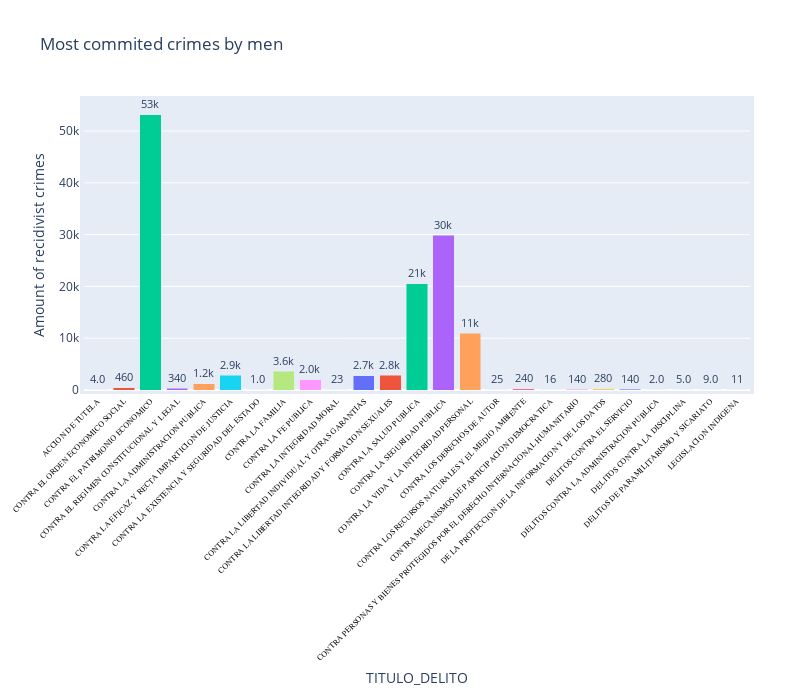

Notebook code for this chart:
### Code cell
fig = px.bar(df_genero[df_genero["GENERO"]=="MASCULINO"], x='TITULO_DELITO', y='INTERNOEN',
             hover_data=['TITULO_DELITO'], color='TITULO_DELITO',
             labels={'INTERNOEN':'Amount of recidivist crimes'}, height=400, barmode='stack', text="INTERNOEN")
fig.update_traces(texttemplate='%{text:.2s}', textposition='outside')
fig.update_layout(uniformtext_minsize=6, uniformtext_mode='hide', xaxis_tickangle=-45, showlegend=False, autosize=False,
                 width=800, height=700, margin=dict(l=50, r=50, b=100, t=100, pad=4 ),
                  title="Most commited crimes by men",
                 )
fig.update_xaxes( tickfont=dict(family='Rockwell', color='black', size=8)) #tickangle=45,

fig.show()

### Figure 1 — Plotly figure (JSON) as saved in the notebook; plotly's stock layout.template omitted (floating-point values rounded to 4 significant figures)
{"data": [{"alignmentgroup": "True", "customdata": [["ACCION DE TUTELA"]], "hovertemplate": "TITULO_DELITO=%{customdata[0]}<br>Amount of recidivist crimes=%{text}<extra></extra>", "legendgroup": "ACCION DE TUTELA", "marker": {"color": "#636efa"}, "name": "ACCION DE TUTELA", "offsetgroup": "ACCION DE TUTELA", "orientation": "v", "showlegend": true, "text": [4], "textposition": "outside", "texttemplate": "%{text:.2s}", "type": "bar", "x": ["ACCION DE TUTELA"], "xaxis": "x", "y": [4], "yaxis": "y"}, {"alignmentgroup": "True", "customdata": [["CONTRA EL ORDEN ECONOMICO SOCIAL"]], "hovertemplate": "TITULO_DELITO=%{customdata[0]}<br>Amount of recidivist crimes=%{text}<extra></extra>", "legendgroup": "CONTRA EL ORDEN ECONOMICO SOCIAL", "marker": {"color": "#EF553B"}, "name": "CONTRA EL ORDEN ECONOMICO SOCIAL", "offsetgroup": "CONTRA EL ORDEN ECONOMICO SOCIAL", "orientation": "v", "showlegend": true, "text": [459], "textposition": "outside", "texttemplate": "%{text:.2s}", "type": "bar", "x": ["CONTRA EL ORDEN ECONOMICO SOCIAL"], "xaxis": "x", "y": [459], "yaxis": "y"}, {"alignmentgroup": "True", "customdata": [["CONTRA EL PATRIMONIO ECONOMICO"]], "hovertemplate": "TITULO_DELITO=%{customdata[0]}<br>Amount of recidivist crimes=%{text}<extra></extra>", "legendgroup": "CONTRA EL PATRIMONIO ECONOMICO", "marker": {"color": "#00cc96"}, "name": "CONTRA EL PATRIMONIO ECONOMICO", "offsetgroup": "CONTRA EL PATRIMONIO ECONOMICO", "orientation": "v", "showlegend": true, "text": [53192], "textposition": "outside", "texttemplate": "%{text:.2s}", "type": "bar", "x": ["CONTRA EL PATRIMONIO ECONOMICO"], "xaxis": "x", "y": [53192], "yaxis": "y"}, {"alignmentgroup": "True", "customdata": [["CONTRA EL REGIMEN CONSTITUCIONAL Y LEGAL"]], "hovertemplate": "TITULO_DELITO=%{customdata[0]}<br>Amount of recidivist crimes=%{text}<extra></extra>", "legendgroup": "CONTRA EL REGIMEN CONSTITUCIONAL Y LEGAL", "marker": {"color": "#ab63fa"}, "name": "CONTRA EL REGIMEN CONSTITUCIONAL Y LEGAL", "offsetgroup": "CONTRA EL REGIMEN CONSTITUCIONAL Y LEGAL", "orientation": "v", "showlegend": true, "text": [339], "textposition": "outside", "texttemplate": "%{text:.2s}", "type": "bar", "x": ["CONTRA EL REGIMEN CONSTITUCIONAL Y LEGAL"], "xaxis": "x", "y": [339], "yaxis": "y"}, {"alignmentgroup": "True", "customdata": [["CONTRA LA ADMINISTRACION PUBLICA"]], "hovertemplate": "TITULO_DELITO=%{customdata[0]}<br>Amount of recidivist crimes=%{text}<extra></extra>", "legendgroup": "CONTRA LA ADMINISTRACION PUBLICA", "marker": {"color": "#FFA15A"}, "name": "CONTRA LA ADMINISTRACION PUBLICA", "offsetgroup": "CONTRA LA ADMINISTRACION PUBLICA", "orientation": "v", "showlegend": true, "text": [1218], "textposition": "outside", "texttemplate": "%{text:.2s}", "type": "bar", "x": ["CONTRA LA ADMINISTRACION PUBLICA"], "xaxis": "x", "y": [1218], "yaxis": "y"}, {"alignmentgroup": "True", "customdata": [["CONTRA LA EFICAZ Y RECTA IMPARTICION DE JUSTICIA"]], "hovertemplate": "TITULO_DELITO=%{customdata[0]}<br>Amount of recidivist crimes=%{text}<extra></extra>", "legendgroup": "CONTRA LA EFICAZ Y RECTA IMPARTICION DE JUSTICIA", "marker": {"color": "#19d3f3"}, "name": "CONTRA LA EFICAZ Y RECTA IMPARTICION DE JUSTICIA", "offsetgroup": "CONTRA LA EFICAZ Y RECTA IMPARTICION DE JUSTICIA", "orientation": "v", "showlegend": true, "text": [2855], "textposition": "outside", "texttemplate": "%{text:.2s}", "type": "bar", "x": ["CONTRA LA EFICAZ Y RECTA IMPARTICION DE JUSTICIA"], "xaxis": "x", "y": [2855], "yaxis": "y"}, {"alignmentgroup": "True", "customdata": [["CONTRA LA EXISTENCIA Y SEGURIDAD DEL ESTADO"]], "hovertemplate": "TITULO_DELITO=%{customdata[0]}<br>Amount of recidivist crimes=%{text}<extra></extra>", "legendgroup": "CONTRA LA EXISTENCIA Y SEGURIDAD DEL ESTADO", "marker": {"color": "#FF6692"}, "name": "CONTRA LA EXISTENCIA Y SEGURIDAD DEL ESTADO", "offsetgroup": "CONTRA LA EXISTENCIA Y SEGURIDAD DEL ESTADO", "orientation": "v", "showlegend": true, "text": [1], "textposition": "outside", "texttemplate": "%{text:.2s}", "type": "bar", "x": ["CONTRA LA EXISTENCIA Y SEGURIDAD DEL ESTADO"], "xaxis": "x", "y": [1], "yaxis": "y"}, {"alignmentgroup": "True", "customdata": [["CONTRA LA FAMILIA"]], "hovertemplate": "TITULO_DELITO=%{customdata[0]}<br>Amount of recidivist crimes=%{text}<extra></extra>", "legendgroup": "CONTRA LA FAMILIA", "marker": {"color": "#B6E880"}, "name": "CONTRA LA FAMILIA", "offsetgroup": "CONTRA LA FAMILIA", "orientation": "v", "showlegend": true, "text": [3632], "textposition": "outside", "texttemplate": "%{text:.2s}", "type": "bar", "x": ["CONTRA LA FAMILIA"], "xaxis": "x", "y": [3632], "yaxis": "y"}, {"alignmentgroup": "True", "customdata": [["CONTRA LA FE PUBLICA"]], "hovertemplate": "TITULO_DELITO=%{customdata[0]}<br>Amount of recidivist crimes=%{text}<extra></extra>", "legendgroup": "CONTRA LA FE PUBLICA", "marker": {"color": "#FF97FF"}, "name": "CONTRA LA FE PUBLICA", "offsetgroup": "CONTRA LA FE PUBLICA", "orientation": "v", "showlegend": true, "text": [2025], "textposition": "outside", "texttemplate": "%{text:.2s}", "type": "bar", "x": ["CONTRA LA FE PUBLICA"], "xaxis": "x", "y": [2025], "yaxis": "y"}, {"alignmentgroup": "True", "customdata": [["CONTRA LA INTEGRIDAD MORAL"]], "hovertemplate": "TITULO_DELITO=%{customdata[0]}<br>Amount of recidivist crimes=%{text}<extra></extra>", "legendgroup": "CONTRA LA INTEGRIDAD MORAL", "marker": {"color": "#FECB52"}, "name": "CONTRA LA INTEGRIDAD MORAL", "offsetgroup": "CONTRA LA INTEGRIDAD MORAL", "orientation": "v", "showlegend": true, "text": [23], "textposition": "outside", "texttemplate": "%{text:.2s}", "type": "bar", "x": ["CONTRA LA INTEGRIDAD MORAL"], "xaxis": "x", "y": [23], "yaxis": "y"}, {"alignmentgroup": "True", "customdata": [["CONTRA LA LIBERTAD INDIVIDUAL Y OTRAS GARANTIAS"]], "hovertemplate": "TITULO_DELITO=%{customdata[0]}<br>Amount of recidivist crimes=%{text}<extra></extra>", "legendgroup": "CONTRA LA LIBERTAD INDIVIDUAL Y OTRAS GARANTIAS", "marker": {"color": "#636efa"}, "name": "CONTRA LA LIBERTAD INDIVIDUAL Y OTRAS GARANTIAS", "offsetgroup": "CONTRA LA LIBERTAD INDIVIDUAL Y OTRAS GARANTIAS", "orientation": "v", "showlegend": true, "text": [2713], "textposition": "outside", "texttemplate": "%{text:.2s}", "type": "bar", "x": ["CONTRA LA LIBERTAD INDIVIDUAL Y OTRAS GARANTIAS"], "xaxis": "x", "y": [2713], "yaxis": "y"}, {"alignmentgroup": "True", "customdata": [["CONTRA LA LIBERTAD INTEGRIDAD Y FORMACION SEXUALES"]], "hovertemplate": "TITULO_DELITO=%{customdata[0]}<br>Amount of recidivist crimes=%{text}<extra></extra>", "legendgroup": "CONTRA LA LIBERTAD INTEGRIDAD Y FORMACION SEXUALES", "marker": {"color": "#EF553B"}, "name": "CONTRA LA LIBERTAD INTEGRIDAD Y FORMACION SEXUALES", "offsetgroup": "CONTRA LA LIBERTAD INTEGRIDAD Y FORMACION SEXUALES", "orientation": "v", "showlegend": true, "text": [2802], "textposition": "outside", "texttemplate": "%{text:.2s}", "type": "bar", "x": ["CONTRA LA LIBERTAD INTEGRIDAD Y FORMACION SEXUALES"], "xaxis": "x", "y": [2802], "yaxis": "y"}, {"alignmentgroup": "True", "customdata": [["CONTRA LA SALUD PUBLICA"]], "hovertemplate": "TITULO_DELITO=%{customdata[0]}<br>Amount of recidivist crimes=%{text}<extra></extra>", "legendgroup": "CONTRA LA SALUD PUBLICA", "marker": {"color": "#00cc96"}, "name": "CONTRA LA SALUD PUBLICA", "offsetgroup": "CONTRA LA SALUD PUBLICA", "orientation": "v", "showlegend": true, "text": [20503], "textposition": "outside", "texttemplate": "%{text:.2s}", "type": "bar", "x": ["CONTRA LA SALUD PUBLICA"], "xaxis": "x", "y": [20503], "yaxis": "y"}, {"alignmentgroup": "True", "customdata": [["CONTRA LA SEGURIDAD PUBLICA"]], "hovertemplate": "TITULO_DELITO=%{customdata[0]}<br>Amount of recidivist crimes=%{text}<extra></extra>", "legendgroup": "CONTRA LA SEGURIDAD PUBLICA", "marker": {"color": "#ab63fa"}, "name": "CONTRA LA SEGURIDAD PUBLICA", "offsetgroup": "CONTRA LA SEGURIDAD PUBLICA", "orientation": "v", "showlegend": true, "text": [29903], "textposition": "outside", "texttemplate": "%{text:.2s}", "type": "bar", "x": ["CONTRA LA SEGURIDAD PUBLICA"], "xaxis": "x", "y": [29903], "yaxis": "y"}, {"alignmentgroup": "True", "customdata": [["CONTRA LA VIDA Y LA INTEGRIDAD PERSONAL"]], "hovertemplate": "TITULO_DELITO=%{customdata[0]}<br>Amount of recidivist crimes=%{text}<extra></extra>", "legendgroup": "CONTRA LA VIDA Y LA INTEGRIDAD PERSONAL", "marker": {"color": "#FFA15A"}, "name": "CONTRA LA VIDA Y LA INTEGRIDAD PERSONAL", "offsetgroup": "CONTRA LA VIDA Y LA INTEGRIDAD PERSONAL", "orientation": "v", "showlegend": true, "text": [10942], "textposition": "outside", "texttemplate": "%{text:.2s}", "type": "bar", "x": ["CONTRA LA VIDA Y LA INTEGRIDAD PERSONAL"], "xaxis": "x", "y": [10942], "yaxis": "y"}, {"alignmentgroup": "True", "customdata": [["CONTRA LOS DERECHOS DE AUTOR"]], "hovertemplate": "TITULO_DELITO=%{customdata[0]}<br>Amount of recidivist crimes=%{text}<extra></extra>", "legendgroup": "CONTRA LOS DERECHOS DE AUTOR", "marker": {"color": "#19d3f3"}, "name": "CONTRA LOS DERECHOS DE AUTOR", "offsetgroup": "CONTRA LOS DERECHOS DE AUTOR", "orientation": "v", "showlegend": true, "text": [25], "textposition": "outside", "texttemplate": "%{text:.2s}", "type": "bar", "x": ["CONTRA LOS DERECHOS DE AUTOR"], "xaxis": "x", "y": [25], "yaxis": "y"}, {"alignmentgroup": "True", "customdata": [["CONTRA LOS RECURSOS NATURALES Y EL MEDIO AMBIENTE"]], "hovertemplate": "TITULO_DELITO=%{customdata[0]}<br>Amount of recidivist crimes=%{text}<extra></extra>", "legendgroup": "CONTRA LOS RECURSOS NATURALES Y EL MEDIO AMBIENTE", "marker": {"color": "#FF6692"}, "name": "CONTRA LOS RECURSOS NATURALES Y EL MEDIO AMBIENTE", "offsetgroup": "CONTRA LOS RECURSOS NATURALES Y EL MEDIO AMBIENTE", "orientation": "v", "showlegend": true, "text": [242], "textposition": "outside", "texttemplate": "%{text:.2s}", "type": "bar", "x": ["CONTRA LOS RECURSOS NATURALES Y EL MEDIO AMBIENTE"], "xaxis": "x", "y": [242], "yaxis": "y"}, {"alignmentgroup": "True", "customdata": [["CONTRA MECANISMOS DE PARTICIPACION DEMOCRATICA"]], "hovertemplate": "TITULO_DELITO=%{customdata[0]}<br>Amount of recidivist crimes=%{text}<extra></extra>", "legendgroup": "CONTRA MECANISMOS DE PARTICIPACION DEMOCRATICA", "marker": {"color": "#B6E880"}, "name": "CONTRA MECANISMOS DE PARTICIPACION DEMOCRATICA", "offsetgroup": "CONTRA MECANISMOS DE PARTICIPACION DEMOCRATICA", "orientation": "v", "showlegend": true, "text": [16], "textposition": "outside", "texttemplate": "%{text:.2s}", "type": "bar", "x": ["CONTRA MECANISMOS DE PARTICIPACION DEMOCRATICA"], "xaxis": "x", "y": [16], "yaxis": "y"}, {"alignmentgroup": "True", "customdata": [["CONTRA PERSONAS Y BIENES PROTEGIDOS POR EL DERECHO INTERNACIONAL HUMANITARIO"]], "hovertemplate": "TITULO_DELITO=%{customdata[0]}<br>Amount of recidivist crimes=%{text}<extra></extra>", "legendgroup": "CONTRA PERSONAS Y BIENES PROTEGIDOS POR EL DERECHO INTERNACIONAL HUMANITARIO", "marker": {"color": "#FF97FF"}, "name": "CONTRA PERSONAS Y BIENES PROTEGIDOS POR EL DERECHO INTERNACIONAL HUMANITARIO", "offsetgroup": "CONTRA PERSONAS Y BIENES PROTEGIDOS POR EL DERECHO INTERNACIONAL HUMANITARIO", "orientation": "v", "showlegend": true, "text": [140], "textposition": "outside", "texttemplate": "%{text:.2s}", "type": "bar", "x": ["CONTRA PERSONAS Y BIENES PROTEGIDOS POR EL DERECHO INTERNACIONAL HUMANITARIO"], "xaxis": "x", "y": [140], "yaxis": "y"}, {"alignmentgroup": "True", "customdata": [["DE LA PROTECCION DE LA INFORMACION Y DE LOS DATOS"]], "hovertemplate": "TITULO_DELITO=%{customdata[0]}<br>Amount of recidivist crimes=%{text}<extra></extra>", "legendgroup": "DE LA PROTECCION DE LA INFORMACION Y DE LOS DATOS", "marker": {"color": "#FECB52"}, "name": "DE LA PROTECCION DE LA INFORMACION Y DE LOS DATOS", "offsetgroup": "DE LA PROTECCION DE LA INFORMACION Y DE LOS DATOS", "orientation": "v", "showlegend": true, "text": [280], "textposition": "outside", "texttemplate": "%{text:.2s}", "type": "bar", "x": ["DE LA PROTECCION DE LA INFORMACION Y DE LOS DATOS"], "xaxis": "x", "y": [280], "yaxis": "y"}, {"alignmentgroup": "True", "customdata": [["DELITOS CONTRA EL SERVICIO"]], "hovertemplate": "TITULO_DELITO=%{customdata[0]}<br>Amount of recidivist crimes=%{text}<extra></extra>", "legendgroup": "DELITOS CONTRA EL SERVICIO", "marker": {"color": "#636efa"}, "name": "DELITOS CONTRA EL SERVICIO", "offsetgroup": "DELITOS CONTRA EL SERVICIO", "orientation": "v", "showlegend": true, "text": [144], "textposition": "outside", "texttemplate": "%{text:.2s}", "type": "bar", "x": ["DELITOS CONTRA EL SERVICIO"], "xaxis": "x", "y": [144], "yaxis": "y"}, {"alignmentgroup": "True", "customdata": [["DELITOS CONTRA LA ADMINISTRACION PUBLICA"]], "hovertemplate": "TITULO_DELITO=%{customdata[0]}<br>Amount of recidivist crimes=%{text}<extra></extra>", "legendgroup": "DELITOS CONTRA LA ADMINISTRACION PUBLICA", "marker": {"color": "#EF553B"}, "name": "DELITOS CONTRA LA ADMINISTRACION PUBLICA", "offsetgroup": "DELITOS CONTRA LA ADMINISTRACION PUBLICA", "orientation": "v", "showlegend": true, "text": [2], "textposition": "outside", "texttemplate": "%{text:.2s}", "type": "bar", "x": ["DELITOS CONTRA LA ADMINISTRACION PUBLICA"], "xaxis": "x", "y": [2], "yaxis": "y"}, {"alignmentgroup": "True", "customdata": [["DELITOS CONTRA LA DISCIPLINA"]], "hovertemplate": "TITULO_DELITO=%{customdata[0]}<br>Amount of recidivist crimes=%{text}<extra></extra>", "legendgroup": "DELITOS CONTRA LA DISCIPLINA", "marker": {"color": "#00cc96"}, "name": "DELITOS CONTRA LA DISCIPLINA", "offsetgroup": "DELITOS CONTRA LA DISCIPLINA", "orientation": "v", "showlegend": true, "text": [5], "textposition": "outside", "texttemplate": "%{text:.2s}", "type": "bar", "x": ["DELITOS CONTRA LA DISCIPLINA"], "xaxis": "x", "y": [5], "yaxis": "y"}, {"alignmentgroup": "True", "customdata": [["DELITOS DE PARAMILITARISMO Y SICARIATO"]], "hovertemplate": "TITULO_DELITO=%{customdata[0]}<br>Amount of recidivist crimes=%{text}<extra></extra>", "legendgroup": "DELITOS DE PARAMILITARISMO Y SICARIATO", "marker": {"color": "#ab63fa"}, "name": "DELITOS DE PARAMILITARISMO Y SICARIATO", "offsetgroup": "DELITOS DE PARAMILITARISMO Y SICARIATO", "orientation": "v", "showlegend": true, "text": [9], "textposition": "outside", "texttemplate": "%{text:.2s}", "type": "bar", "x": ["DELITOS DE PARAMILITARISMO Y SICARIATO"], "xaxis": "x", "y": [9], "yaxis": "y"}, {"alignmentgroup": "True", "customdata": [["LEGISLACION INDIGENA"]], "hovertemplate": "TITULO_DELITO=%{customdata[0]}<br>Amount of recidivist crimes=%{text}<extra></extra>", "legendgroup": "LEGISLACION INDIGENA", "marker": {"color": "#FFA15A"}, "name": "LEGISLACION INDIGENA", "offsetgroup": "LEGISLACION INDIGENA", "orientation": "v", "showlegend": true, "text": [11], "textposition": "outside", "texttemplate": "%{text:.2s}", "type": "bar", "x": ["LEGISLACION INDIGENA"], "xaxis": "x", "y": [11], "yaxis": "y"}], "layout": {"autosize": false, "barmode": "stack", "height": 700, "legend": {"title": {"text": "TITULO_DELITO"}, "tracegroupgap": 0}, "margin": {"b": 100, "l": 50, "pad": 4, "r": 50, "t": 100}, "showlegend": false, "title": {"text": "Most commited crimes by men"}, "uniformtext": {"minsize": 6, "mode": "hide"}, "width": 800, "xaxis": {"anchor": "y", "categoryarray": ["ACCION DE TUTELA", "CONTRA EL ORDEN ECONOMICO SOCIAL", "CONTRA EL PATRIMONIO ECONOMICO", "CONTRA EL REGIMEN CONSTITUCIONAL Y LEGAL", "CONTRA LA ADMINISTRACION PUBLICA", "CONTRA LA EFICAZ Y RECTA IMPARTICION DE JUSTICIA", "CONTRA LA EXISTENCIA Y SEGURIDAD DEL ESTADO", "CONTRA LA FAMILIA", "CONTRA LA FE PUBLICA", "CONTRA LA INTEGRIDAD MORAL", "CONTRA LA LIBERTAD INDIVIDUAL Y OTRAS GARANTIAS", "CONTRA LA LIBERTAD INTEGRIDAD Y FORMACION SEXUALES", "CONTRA LA SALUD PUBLICA", "CONTRA LA SEGURIDAD PUBLICA", "CONTRA LA VIDA Y LA INTEGRIDAD PERSONAL", "CONTRA LOS DERECHOS DE AUTOR", "CONTRA LOS RECURSOS NATURALES Y EL MEDIO AMBIENTE", "CONTRA MECANISMOS DE PARTICIPACION DEMOCRATICA", "CONTRA PERSONAS Y BIENES PROTEGIDOS POR EL DERECHO INTERNACIONAL HUMANITARIO", "DE LA PROTECCION DE LA INFORMACION Y DE LOS DATOS", "DELITOS CONTRA EL SERVICIO", "DELITOS CONTRA LA ADMINISTRACION PUBLICA", "DELITOS CONTRA LA DISCIPLINA", "DELITOS DE PARAMILITARISMO Y SICARIATO", "LEGISLACION INDIGENA"], "categoryorder": "array", "domain": [0, 1], "tickangle": -45, "tickfont": {"color": "black", "family": "Rockwell", "size": 8}, "title": {"text": "TITULO_DELITO"}}, "yaxis": {"anchor": "x", "domain": [0, 1], "title": {"text": "Amount of recidivist crimes"}}}}
